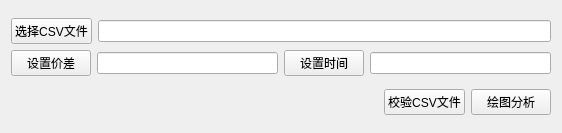
<?xml version="1.0" encoding="UTF-8"?>
<ui version="4.0">
 <class>Form</class>
 <widget class="QWidget" name="Form">
  <property name="geometry">
   <rect>
    <x>0</x>
    <y>0</y>
    <width>562</width>
    <height>133</height>
   </rect>
  </property>
  <property name="windowTitle">
   <string>价差热力图</string>
  </property>
  <property name="windowIcon">
   <iconset>
    <normaloff>C:/Users/sututu/Downloads/Group 3.png</normaloff>C:/Users/sututu/Downloads/Group 3.png</iconset>
  </property>
  <layout class="QVBoxLayout" name="verticalLayout_2">
   <item>
    <layout class="QVBoxLayout" name="verticalLayout">
     <item>
      <layout class="QHBoxLayout" name="horizontalLayout">
       <item>
        <widget class="QPushButton" name="pushButton">
         <property name="text">
          <string>选择CSV文件</string>
         </property>
        </widget>
       </item>
       <item>
        <widget class="QLineEdit" name="lineEdit"/>
       </item>
      </layout>
     </item>
     <item>
      <layout class="QHBoxLayout" name="horizontalLayout_2">
       <item>
        <widget class="QPushButton" name="pushButton_2">
         <property name="text">
          <string>设置价差</string>
         </property>
        </widget>
       </item>
       <item>
        <widget class="QLineEdit" name="lineEdit_2"/>
       </item>
       <item>
        <widget class="QPushButton" name="pushButton_3">
         <property name="text">
          <string>设置时间</string>
         </property>
        </widget>
       </item>
       <item>
        <widget class="QLineEdit" name="lineEdit_3"/>
       </item>
      </layout>
     </item>
    </layout>
   </item>
   <item>
    <layout class="QHBoxLayout" name="horizontalLayout_4">
     <item>
      <spacer name="horizontalSpacer">
       <property name="orientation">
        <enum>Qt::Horizontal</enum>
       </property>
       <property name="sizeHint" stdset="0">
        <size>
         <width>40</width>
         <height>20</height>
        </size>
       </property>
      </spacer>
     </item>
     <item>
      <widget class="QPushButton" name="pushButton_7">
       <property name="text">
        <string>校验CSV文件</string>
       </property>
      </widget>
     </item>
     <item>
      <widget class="QPushButton" name="pushButton_6">
       <property name="text">
        <string>绘图分析</string>
       </property>
      </widget>
     </item>
    </layout>
   </item>
  </layout>
 </widget>
 <resources/>
 <connections/>
</ui>
